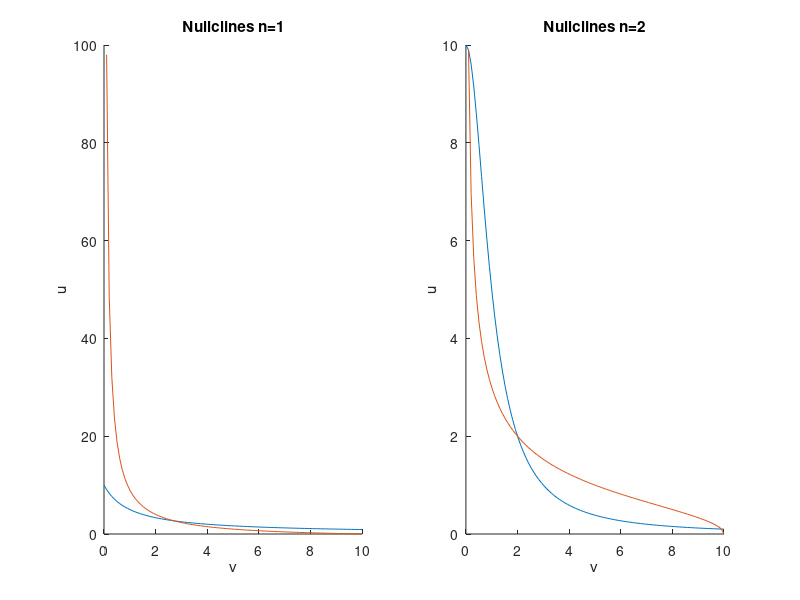

Write the MATLAB code that produced this figure.
%Sam Furness
%CHEME5440 Final
%5/11/19

%This solves question 2b by plotting the two functions and giving the
    %nullclines
alpha=10;
n1=1;
n2=2;
v=linspace(0,10,100);
for i=1:length(v)
u11(i)=alpha/(1+v(i)^n1);
u12(i)=(-1+(alpha/v(i)))^(1/n1);
u21(i)=alpha/(1+v(i)^n2);
u22(i)=(-1+(alpha/v(i)))^(1/n2);
end
        
subplot(1,2,1)
hold on
plot(v,u11)
plot(v,u12)
title('Nullclines n=1')
ylabel('u')
xlabel('v')
hold off
subplot(1,2,2)
hold on
plot(v,u21)
plot(v,u22)
title('Nullclines n=2')
ylabel('u')
xlabel('v')
hold off

